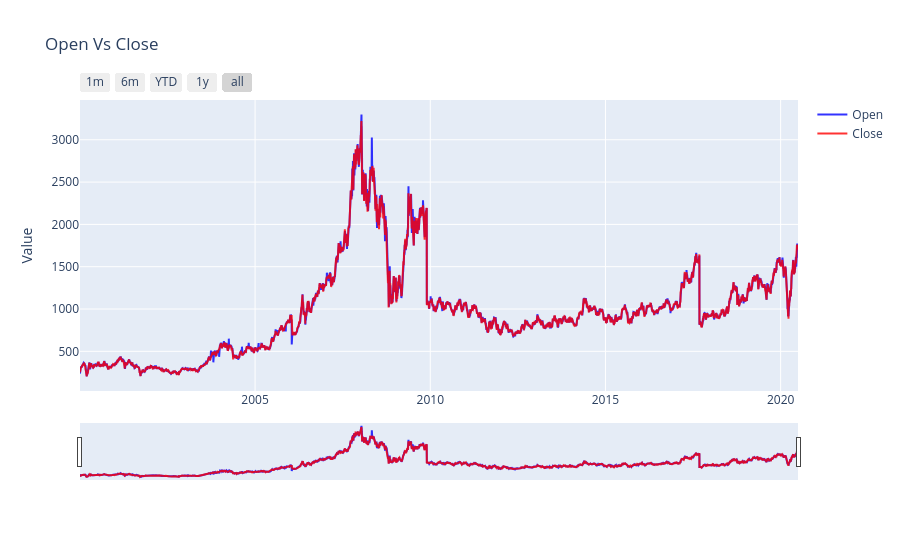

The notebook cell this image was saved under:
### Markdown cell above
Bivariate analysis
Open Vs Close over time

### Code cell
fig = go.Figure()
fig.add_trace(go.Scatter(x=reliance_analysis['Date'], y=reliance_analysis['Open'],name='Open',line=dict(color='blue'),opacity=0.8))
fig.add_trace(go.Scatter(x=reliance_analysis['Date'],y=reliance_analysis['Close'],name='Close',line=dict(color='red'),opacity=0.8))

fig.update_xaxes(
    rangeslider_visible=True,
    rangeselector=dict(
        buttons=list([
            dict(count=1, label="1m", step="month", stepmode="backward"),
            dict(count=6, label="6m", step="month", stepmode="backward"),
            dict(count=1, label="YTD", step="year", stepmode="todate"),
            dict(count=1, label="1y", step="year", stepmode="backward"),
            dict(step="all")
        ])
    )
)

fig.update_layout(title_text='Open Vs Close', yaxis_title = "Value")

### Figure 1 — Plotly figure (JSON) as saved in the notebook; plotly's stock layout.template omitted (floating-point values rounded to 4 significant figures; data arrays with more than 128 entries replaced by an {"elided": "..."} marker saying what was removed)
{"data": [{"line": {"color": "blue"}, "name": "Open", "opacity": 0.8, "type": "scatter", "x": {"elided": "5097 str values"}, "y": {"elided": "5097 float values"}}, {"line": {"color": "red"}, "name": "Close", "opacity": 0.8, "type": "scatter", "x": {"elided": "5097 str values"}, "y": {"elided": "5097 float values"}}], "layout": {"title": {"text": "Open Vs Close"}, "xaxis": {"rangeselector": {"buttons": [{"count": 1, "label": "1m", "step": "month", "stepmode": "backward"}, {"count": 6, "label": "6m", "step": "month", "stepmode": "backward"}, {"count": 1, "label": "YTD", "step": "year", "stepmode": "todate"}, {"count": 1, "label": "1y", "step": "year", "stepmode": "backward"}, {"step": "all"}]}, "rangeslider": {"visible": true}}, "yaxis": {"title": {"text": "Value"}}}}
